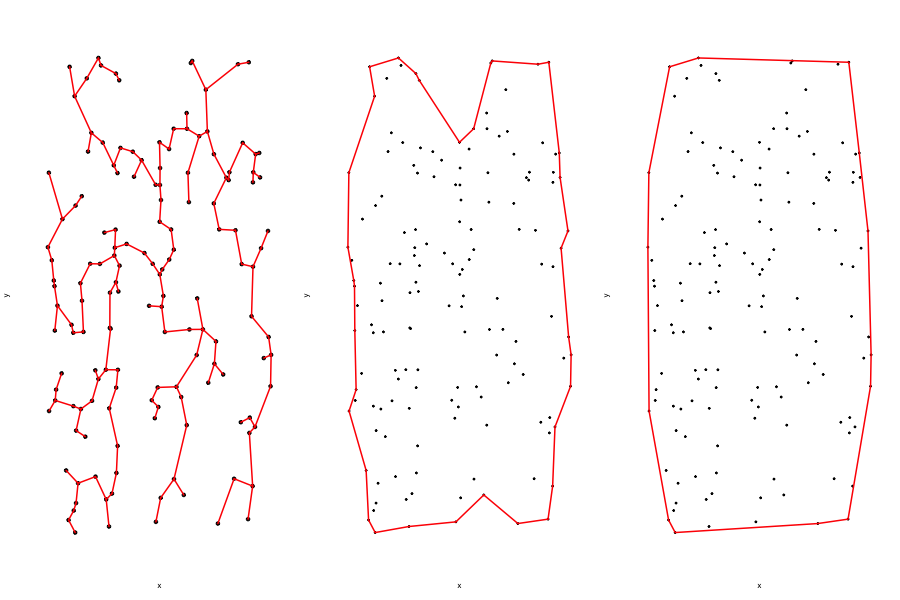

This chart was generated by the following R code:
## Clearing Variables and Close Windows
rm(list = ls(all = TRUE))
graphics.off()

## Loading Libraries
libraries = c("mlbench", "alphahull", "igraph", "tripack", "spatstat")

lapply(libraries, function(x) if (!(x %in% installed.packages())) {
  install.packages(x)
})

lapply(libraries, library, quietly = TRUE, character.only = TRUE)

set.seed(1234)

x            = runif(150)
y            = runif(150)
x            = cbind(x,y)
x            = unique(x)

png("mst_alphas.png", width=900, height=600, bg = "transparent")

par(mfrow=c(1,3))

#minimum spanning tree
graph        = graph.adjacency(as.matrix(dist(x)), weighted=TRUE)
mst          = as.undirected(minimum.spanning.tree(graph))
idx          = get.edges(mst, E(mst))
plot(x, axes=F, pch=19, cex=1)
for (i in seq(nrow(idx))) {
  ft         = idx[i,]
  lines(x[ft,1], x[ft,2], col ='red',lwd=2)
}

hull         = chull(x)
shape        = ashape(x, alpha=0.123)
hull         = c(hull, hull[1])

plot(x, axes=F, pch=19, cex=0.5, labels=FALSE)
plot(shape, add=T, wpoints=F, col = 'red')


plot(x, axes=F, pch=19, cex=0.5, labels=FALSE)
lines(x[hull, ], col='red',lwd=2)

dev.off()



